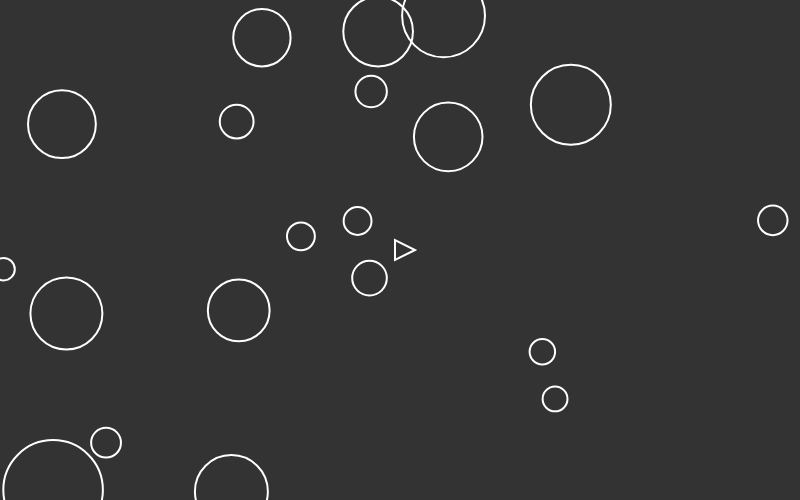
Frame 1 (no input)
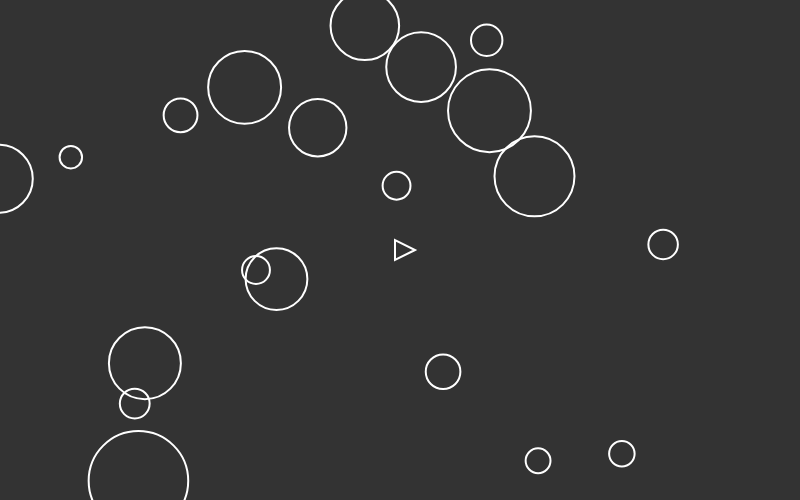
Frame 60 (no input)
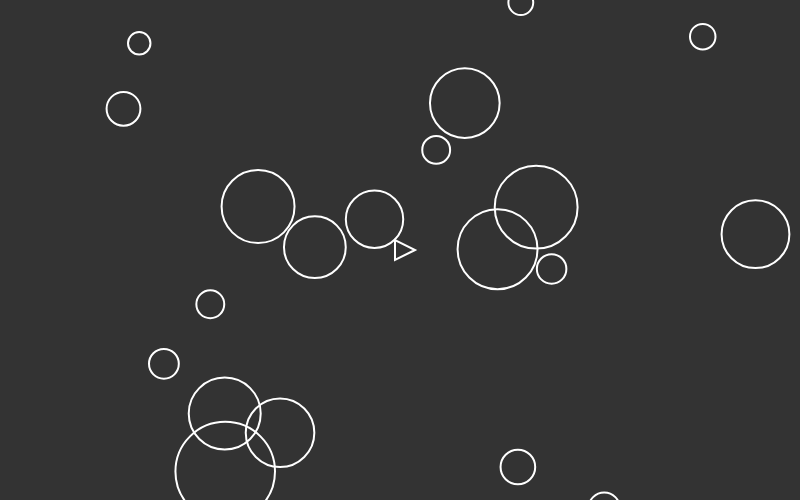
Frame 120 (the mouse pressed at the canvas centre since frame 60)

The p5.js sketch that drew these frames (run headless with seeded random() and noise() and a simulated clock; from frame 60 on, the mouse is pressed at the canvas centre):

// p5.js sketch
// ── sketch.js
FORWARD_THRUST = 0.05;
ROTATION_SPEED = 0.1;
MAX_SPEED = 3;

MARGIN = 10;

var ship;
var rocks = [];
var bullets = [];

function setup(){
    createCanvas(800, 500);
    strokeWeight(2);
    ship = new Ship();

    for(var i=0;i<20;i++){
        rocks.push(new Rock(random(width), random(height), random(10, 50)));
    }

    noFill();
}

function draw(){
    background(51);
    ship.update();
    ship.show();
    stroke(255);

    // for (var i=0;i<rocks.length;i++){
    //     for(var j=i+1;j<rocks.length;j++){
    //         var a = rocks[i];
    //         var b = rocks[j];
    //         var d2 = (a.pos.x-b.pos.x)*(a.pos.x-b.pos.x) + (a.pos.y-b.pos.y)*(a.pos.y-b.pos.y);
    //         if (d2 < (a.r+b.r)*(a.r+b.r)){
                
    //             // Direction between two balls
    //             var c = p5.Vector.sub(b.pos, a.pos);
    //             c.normalise();
                
    //             var a_vel = collide(a.vel, c);
    //             var b_vel = collide(b.vel, c.mult(-1));

    //             b.force.add(c);
    //             a.force.sub(c);
    //         }
    //     }
    // }


    for(var i=0;i<bullets.length;i++){
        bullets[i].update();
        bullets[i].show();
    }
    for(var i=0;i<rocks.length;i++){
        rocks[i].update();
        rocks[i].show();
    }
}

function collide(vel, dir){
    var vel_parallel = p5.dot(vel, c);
    var vel_perpendicular = p5.sub(vel, vel_parallel);
    vel_parallel.mult(0.8);
    var vel_new = vel_parallel.add(vel_perpendicular);
    return vel_new;
}

function wrap(pos){
    if (pos.x < -+MARGIN){
        pos.x = width+MARGIN;
    }
    if (pos.x > width+MARGIN){
        pos.x = -MARGIN;
    }
    if (pos.y < -MARGIN){
        pos.y = height+MARGIN;
    }
    if (pos.y > height+MARGIN){
        pos.y = -MARGIN;
    }
}
// ── rock.js
function Rock(x, y, r){
    this.pos = createVector(x, y);
    this.vel = createVector(random(-2, 2), random(-2, 2));
    this.acc = createVector(0, 0);
    this.force = createVector(0, 0);
    this.r = r;
    this.mass = 10;

    this.update = function(){
        this.acc = this.force.mult(this.mass); 
        this.vel.add(this.acc);
        this.vel.limit(5);
        this.pos.add(this.vel);
        this.force.mult(0);
        wrap(this.pos);
    }
    this.show = function(){
        ellipse(this.pos.x, this.pos.y, 2*this.r, 2*this.r);
    }
}
// ── ship.js
function Ship(){
    this.pos = createVector(width/2.0, height/2.0);
    this.vel = createVector(0, 0);
    this.acc = createVector(0, 0);
    this.dir = 0;

    this.update = function(){
        if (keyIsDown(UP_ARROW)){
            this.acc = p5.Vector.fromAngle(this.dir);
            this.acc.setMag(FORWARD_THRUST);
        }
        else{
            this.acc = createVector(0, 0);
        }

        if (keyIsDown(LEFT_ARROW)){
            this.dir -= ROTATION_SPEED;
            if (this.dir < 0){
                this.dir = 2*PI;
            }
        }
        else if (keyIsDown(RIGHT_ARROW)){
            this.dir += ROTATION_SPEED;
            if (this.dir > 2*PI){
                this.dir = 0;
            }
        }
        if (keyIsDown(DOWN_ARROW)){
            this.fire();
        }

        this.vel.add(this.acc);
        this.vel.limit(MAX_SPEED);
        this.pos.add(this.vel);
        this.acc.mult(0);

        wrap(this.pos);
    }

    this.fire = function(){
        bullets.push(new Bullet(this.pos.x, this.pos.y, this.dir));
    }

    this.show = function(){
        push();
        var w = 10;
        var l = 20;
        var o = 5;
        stroke(255);
        translate(this.pos.x, this.pos.y);
        rotate(this.dir);
        triangle(l-o, 0, -o, w, -o, -w);
        if (keyIsDown(UP_ARROW)){
            stroke(255, 0, 0);
            triangle(-15, 0, -4, 4, -4, -4);
        }
        pop();
    }
}

function Bullet(x, y, dir){
    this.pos = createVector(x, y);
    this.vel = createVector(Math.cos(dir), Math.sin(dir));
    this.vel.setMag(5);

    this.update = function(){
        this.pos.add(this.vel);
    }

    this.show = function(){
        ellipse(this.pos.x, this.pos.y, 3, 3);
    }
}
